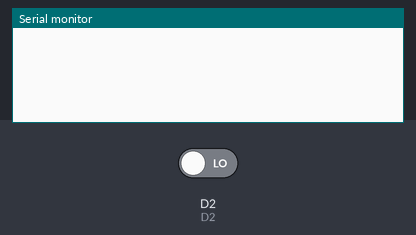
The sketch below on a simulated ESP8266 (NodeMCU). On the bench: the last lines printed to the serial monitor. Inputs (shaded band) come from the test bench; at power-on: D2 LOW. WiFi joins after 1.5 s; servers stay silent unless stated; network time is answered at once with the bench clock; the local clock reads 2024-03-15 10:24:30 at power-on unless the sketch sets it.

Above: at 1.2 s.
1.3 s: D2 driven HIGH
At 2.2 s:
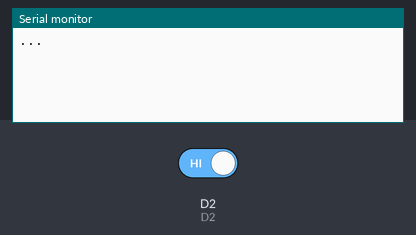
At 4.2 s:
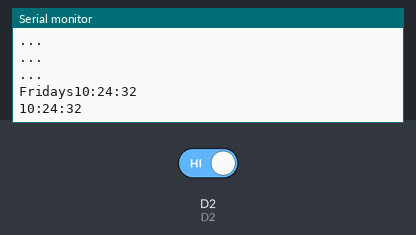

The sketch:

nodeMCU_time_getter.ino
```cpp
#include <NTPClient.h>
#include <ESP8266WiFi.h>
#include <WiFiUdp.h>
#include<SoftwareSerial.h>

//Started SoftwareSerial at RX and TX pin of ESP8266/NodeMCU
SoftwareSerial SUART(3,1);

#define D2 4

const char *ssid     = "UCU_Guest";
const char *password = "";

const long utcOffsetInSeconds = 10800; // 3 * 60 * 60
char daysOfTheWeek[7][12] = {"Sunday", "Monday", "Tuesday", "Wednesday", "Thursday", "Friday", "Saturday"};


volatile bool state = false;
uint8_t GPIO_Pin = D2;

void ICACHE_RAM_ATTR IntCallback();

void setup() {
 Serial.begin(9600);
 SUART.begin(9600);
 attachInterrupt(digitalPinToInterrupt(GPIO_Pin), IntCallback, RISING);
}


void loop() {
  if (state) {
    WiFiUDP ntpUDP;
    NTPClient timeClient(ntpUDP, "europe.pool.ntp.org", utcOffsetInSeconds);

    WiFi.begin(ssid, password);
    while ( WiFi.status() != WL_CONNECTED ) {
      delay(500);
      Serial.println("...");
    }
    Serial.println();

    timeClient.begin();
    timeClient.update();

    Serial.print(daysOfTheWeek[timeClient.getDay()]);
    Serial.print("s");
    Serial.print(timeClient.getHours());
    Serial.print(":");
    Serial.print(timeClient.getMinutes());
    Serial.print(":");
    Serial.print(timeClient.  getSeconds());
    Serial.print("\n");
    Serial.println(timeClient.getFormattedTime());

    // this data will be send to the arduino via Serial port
    SUART.print("s");
    SUART.print(timeClient.getHours());
    SUART.print(":");
    SUART.print(timeClient.getMinutes());
    SUART.print(":");
    SUART.println(timeClient.getSeconds());

    // TODO: there might be a need to do some additional cleaning
    // Cleaning up
    WiFi.disconnect();
    state = !state;
    }
}

void ICACHE_RAM_ATTR IntCallback(){
  static unsigned long last_interrupt_time = 0;
  unsigned long interrupt_time = millis();
  // If interrupts come faster than 200ms, assume it's a bounce and ignore
  if (interrupt_time - last_interrupt_time > 200)
  {
    state = !state;
  }
  last_interrupt_time = interrupt_time;
}
```

Measured:
- after the input at 1.3 s, the serial monitor: prints a new line after 0.50 s (image 1)
